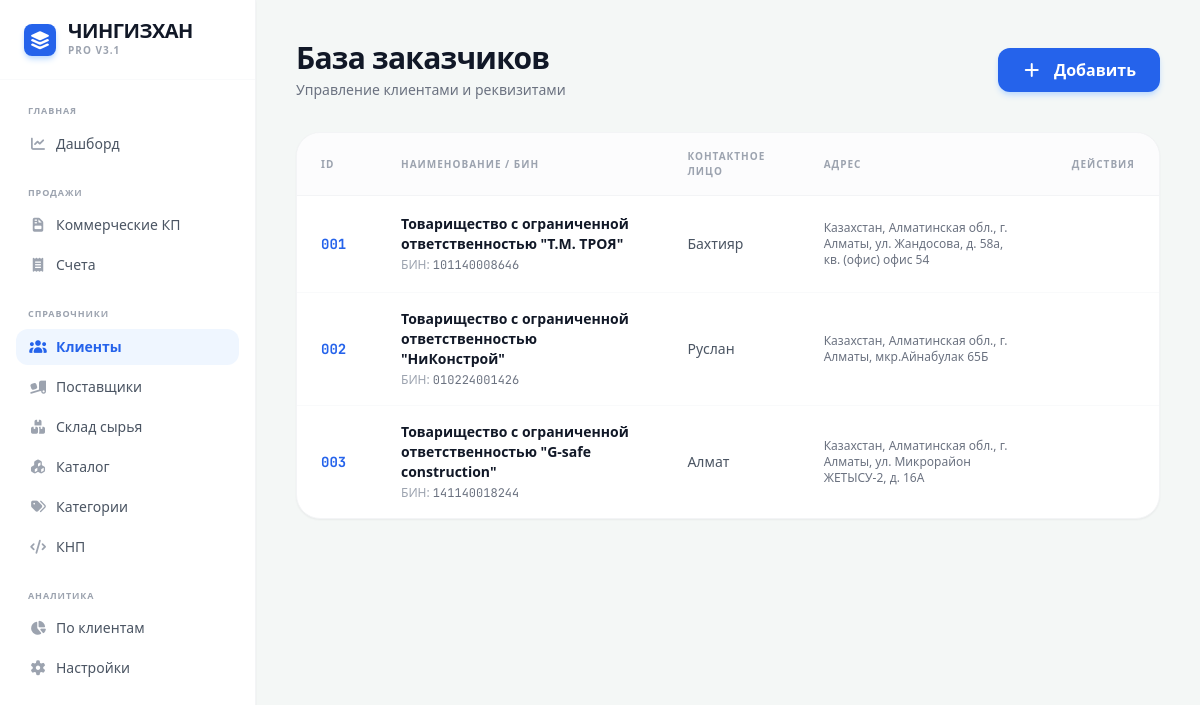
The app's page /clients with its own data.
### tables this page shows
CREATE TABLE clients (id TEXT PRIMARY KEY, name TEXT, bin TEXT, contact TEXT, address TEXT);

### app.py (the view)
@app.route('/clients')
def clients():
    with sqlite3.connect(DB_NAME) as conn: clients = conn.cursor().execute("SELECT * FROM clients ORDER BY id").fetchall()
    return render_template('clients.html', clients=clients, json=json)

### templates/clients.html (shortened to what this page needs)
{% extends "base.html" %}
{% block content %}
<div class="p-10 max-w-7xl mx-auto">
    <div class="flex justify-between items-center mb-8">
        <div>
            <h2 class="text-3xl font-black text-gray-900 tracking-tight">База заказчиков</h2>
            <p class="text-gray-500 text-sm mt-1">Управление клиентами и реквизитами</p>
        </div>
        <button onclick="openModal('addModal')" class="bg-blue-600 text-white px-6 py-2.5 rounded-xl font-bold hover:bg-blue-700 transition shadow-md shadow-blue-200"><i class="fas fa-plus mr-2"></i> Добавить</button>
    </div>
    <div class="bg-white rounded-3xl shadow-sm border border-gray-100 overflow-hidden">
        <table class="w-full text-left">
            <thead>
                <tr class="bg-gray-50/50 border-b border-gray-100">
                    <th class="py-4 px-6 text-[10px] font-black text-gray-400 uppercase tracking-widest w-20">ID</th>
                    <th class="py-4 px-6 text-[10px] font-black text-gray-400 uppercase tracking-widest">Наименование / БИН</th>
                    <th class="py-4 px-6 text-[10px] font-black text-gray-400 uppercase tracking-widest">Контактное лицо</th>
                    <th class="py-4 px-6 text-[10px] font-black text-gray-400 uppercase tracking-widest">Адрес</th>
                    <th class="py-4 px-6 text-right text-[10px] font-black text-gray-400 uppercase tracking-widest">Действия</th>
                </tr>
            </thead>
            <tbody class="divide-y divide-gray-50 text-sm">
                {% for c in clients %}
                <tr class="hover:bg-gray-50 transition group">
                    <td class="py-4 px-6 font-bold text-blue-600 font-mono">{{ c[0] }}</td>
                    <td class="py-4 px-6 font-bold text-gray-900">
                        {{ c[1] }}<br>
                        <span class="text-xs text-gray-400 font-medium">БИН: <span class="font-mono text-gray-500">{{ c[2] }}</span></span>
                    </td>
                    <td class="py-4 px-6 text-gray-600 font-medium">{{ c[3] }}</td>
                    <td class="py-4 px-6 text-gray-500 text-xs">{{ c[4] }}</td>
                </tr>
                {% endfor %}
            </tbody>
        </table>
    </div>
</div>
{% endblock %}

### records on screen
clients: id "001", name "Товарищество с ограниченной ответственностью \"Т.М. ТРОЯ\"", bin "101140008646", contact "Бахтияр", address "Казахстан, Алматинская обл., г. Алматы, ул. Жандосова, д. 58а, кв. (офис) офис 54"
clients: id "002", name "Товарищество с ограниченной ответственностью \"НиКонстрой\"", bin "010224001426", contact "Руслан", address "Казахстан, Алматинская обл., г. Алматы, мкр.Айнабулак 65Б"
clients: id "003", name "Товарищество с ограниченной ответственностью \"G-safe construction\"", bin "141140018244", contact "Алмат", address "Казахстан, Алматинская обл., г. Алматы, ул. Микрорайон ЖЕТЫСУ-2, д. 16А"
